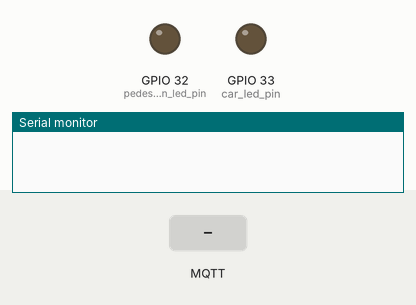
Bench run of a sketch on a simulated ESP32. Parts: output pins drawn as LEDs (lit = HIGH), the last lines printed to the serial monitor. The inputs (shaded band) are chosen by the test bench. WiFi joins after 1.5 s; servers stay silent unless stated; uploads are accepted with an empty reply; no MQTT or app messages arrive unless stated; the camera gives no picture.

Above: at 0.1 s.
At 3.5 s:
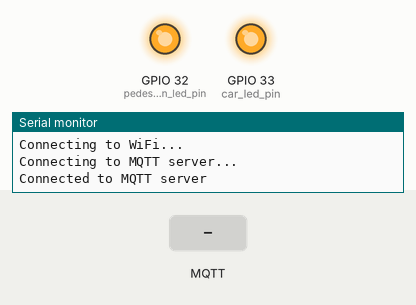
3.6 s: MQTT message "1" arrives on the first subscribed topic
5.1 s: MQTT message "on" arrives on the first subscribed topic
6.7 s: MQTT message "off" arrives on the first subscribed topic
At 30.9 s:
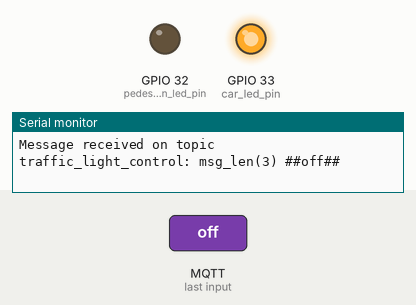
Timing chart, 0 to 31.5 s (numbered marks = the images above; inputs shaded):
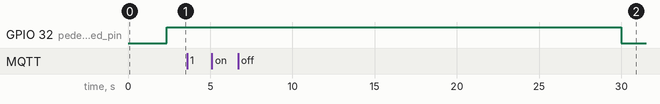

The sketch:

iot_code.ino
```cpp
#include "esp_camera.h"
#include <WiFi.h>
#include <HTTPClient.h>
#include <base64.h>
#include <PubSubClient.h>

// Pin definition for camera
#define PWDN_GPIO_NUM -1
#define RESET_GPIO_NUM -1
#define XCLK_GPIO_NUM 21
#define SIOD_GPIO_NUM 26
#define SIOC_GPIO_NUM 27
#define Y9_GPIO_NUM 35
#define Y8_GPIO_NUM 34
#define Y7_GPIO_NUM 39
#define Y6_GPIO_NUM 36
#define Y5_GPIO_NUM 19
#define Y4_GPIO_NUM 18
#define Y3_GPIO_NUM 5
#define Y2_GPIO_NUM 4
#define VSYNC_GPIO_NUM 25
#define HREF_GPIO_NUM 23
#define PCLK_GPIO_NUM 22

// Replace with your network credentials
const char* ssid = "no_wifi_connection";
const char* password = "Ex6nuZ-uW6Fu";

const char* mqtt_server = "ec2-18-234-62-133.compute-1.amazonaws.com";
const char* mqtt_user = "iot";
const char* mqtt_password = "1234";
const char* mqtt_topic = "traffic_light_control";

// aws_lambda_endpoint
const char* awsEndpoint = "https://icztd2u7gggo5hjbpcy4vbv2p40tblhb.lambda-url.us-east-1.on.aws/";

const int car_led_pin = 33;
const int pedestrian_led_pin = 32;

const int car_time = 90;
const int pedestrian_time = 30;

unsigned long last_transition = 0;
unsigned long last_picture = 0;
unsigned long current_time = 0;

enum TrafficState {UNKNOWN, CARS, PEDESTRIANS};
TrafficState current_state = PEDESTRIANS;

WiFiClient espClient;
PubSubClient client(espClient);

// Initialize camera
void initCamera() {
  // Define camera configuration
  camera_config_t config;
  config.ledc_channel = LEDC_CHANNEL_0;
  config.ledc_timer = LEDC_TIMER_0;
  config.pin_d0 = Y2_GPIO_NUM;
  config.pin_d1 = Y3_GPIO_NUM;
  config.pin_d2 = Y4_GPIO_NUM;
  config.pin_d3 = Y5_GPIO_NUM;
  config.pin_d4 = Y6_GPIO_NUM;
  config.pin_d5 = Y7_GPIO_NUM;
  config.pin_d6 = Y8_GPIO_NUM;
  config.pin_d7 = Y9_GPIO_NUM;
  config.pin_xclk = XCLK_GPIO_NUM;
  config.pin_pclk = PCLK_GPIO_NUM;
  config.pin_vsync = VSYNC_GPIO_NUM;
  config.pin_href = HREF_GPIO_NUM;
  config.pin_sscb_sda = SIOD_GPIO_NUM;
  config.pin_sscb_scl = SIOC_GPIO_NUM;
  config.pin_pwdn = PWDN_GPIO_NUM;
  config.pin_reset = RESET_GPIO_NUM;
  config.xclk_freq_hz = 20000000;
  config.pixel_format = PIXFORMAT_JPEG;

  if (psramFound()) {
    config.frame_size = FRAMESIZE_UXGA;
    config.jpeg_quality = 10;
    config.fb_count = 2;
  } else {
    config.frame_size = FRAMESIZE_SVGA;
    config.jpeg_quality = 12;
    config.fb_count = 1;
  }

  // Initialize camera
  esp_err_t err = esp_camera_init(&config);
  if (err != ESP_OK) {
    Serial.printf("Camera init failed with error 0x%x", err);
    return;
  }
}

void callback(char* topic, byte* payload, unsigned int length) {
  Serial.print("Message received on topic ");
  Serial.print(topic);
  Serial.print(": msg_len(");
  Serial.print(length);
  Serial.print(") ##");

  char test[length + 1];
  for (int i = 0; i < length; i++) {
    Serial.print((char)payload[i]);
    test[i] = (char)payload[i];
  }
  test[length] = '\0';

  Serial.println("##");


  if (strcmp((char*)test, "pedestrian") == 0) {

    Serial.println("Deberia encender el pedestrians");
    current_state = PEDESTRIANS;
    digitalWrite(car_led_pin, LOW);
    digitalWrite(pedestrian_led_pin, HIGH);
    last_transition = current_time;
  } else if (strcmp((char*)test, "cars") == 0) {
    Serial.println("Deberia encender el cars");
    current_state = CARS;
    digitalWrite(car_led_pin, HIGH);
    digitalWrite(pedestrian_led_pin, LOW);
    last_transition = current_time;
  }
}

void connectMQTT(){

  client.setServer(mqtt_server, 1883);
  client.setCallback(callback);

  while (!client.connected()) {
    Serial.println("Connecting to MQTT server...");

    if (client.connect("ESP32Client", mqtt_user, mqtt_password)) {
      Serial.println("Connected to MQTT server");
      client.subscribe(mqtt_topic);
    } else {
      Serial.print("Failed with state ");
      Serial.println(client.state());
      delay(2000);
    }
  }
}


void setup() {
  pinMode(car_led_pin, OUTPUT);
  pinMode(pedestrian_led_pin, OUTPUT);
  Serial.begin(115200);

  // Connect to Wi-Fi network
  WiFi.begin(ssid, password);
  while (WiFi.status() != WL_CONNECTED) {
    delay(1000);
    Serial.println("Connecting to WiFi...");
  }

  initCamera();
  connectMQTT();
  digitalWrite(car_led_pin, HIGH);
  digitalWrite(pedestrian_led_pin, HIGH);
}

void takeAndSendPicture(){

  // Take a picture
  camera_fb_t* fb = esp_camera_fb_get();
  if (!fb) {
    Serial.println("Camera capture failed");
    return;
  }

  // Encode the picture to base64
  String base64Image = base64::encode(fb->buf, fb->len);

  // Send the picture to AWS Lambda function
  HTTPClient http;
  http.begin(String(awsEndpoint));
  http.addHeader("Content-Type", "application/json");

  String requestBody = "{\"image\": \"" + base64Image + "\"}";
  int httpResponseCode = http.POST(requestBody);

  if (httpResponseCode > 0) {
    String response = http.getString();
    Serial.println(response);
  } else {
    Serial.printf("HTTP error: %d", httpResponseCode);
  }

  http.end();

  // Free the memory used by the picture
  esp_camera_fb_return(fb);
}

void loop() {

  client.loop();

  current_time = millis() / 1000;

  if (current_state == CARS) {
    if (current_time - last_transition >= car_time) {
      current_state = PEDESTRIANS;
      digitalWrite(car_led_pin, LOW);
      digitalWrite(pedestrian_led_pin, HIGH);
      last_transition = current_time;
    }
  } else if (current_state == PEDESTRIANS) {
    if (current_time - last_transition >= pedestrian_time) {
      current_state = CARS;
      digitalWrite(car_led_pin, HIGH);
      digitalWrite(pedestrian_led_pin, LOW);
      last_transition = current_time;
    }
  }

  // Wait 5 seconds before taking another picture
  if(current_time - last_picture >= 5){
    takeAndSendPicture();
    last_picture = current_time;
  }
}
```
